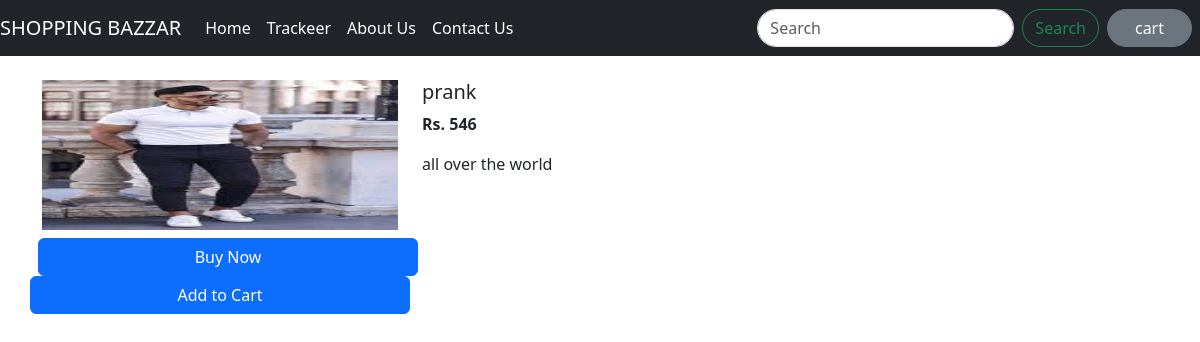
/shop/products/9, run on the app's committed database.
### shop/models.py (models this page shows, shortened)
class Product(models.Model):
    Product_id=models.AutoField
    Product_name=models.CharField(max_length=50)
    category=models.CharField(max_length=50,default="")
    subcategory=models.CharField(max_length=50,default=0)
    price=models.IntegerField(default=0)
    dsc=models.CharField(max_length=1000)
    pub_date=models.DateField()
    image=models.ImageField(upload_to='shop/images',default="")

### shop/views.py (the view)
# urls.py: path('products/<int:myid>',views.products,name='ProductView'),
def products(request,myid):
    product=Product.objects.filter(id=myid)
    return render(request,'shop/productView.html',{'product':product[0]})

### shop/templates/shop/productView.html (shortened to what this page needs)
{% extends 'shop/basic.html' %}
{% block body %}
<div class="container my-4">
    <div class="row">
        <div class="col-md-4">
            <div class="row">
                <img src="/media/{{product.image}}" width="220px" height="150px">
            </div>
            <div class="row my-2">
                <button class="btn btn-primary mx-2">Buy Now</button>
                <button class="btn btn-primary">Add to Cart</button>
            </div>
        </div>
        <div class="col-md-8">
            <h5>{{product.Product_name}}</h5>
            <p><b>Rs. {{product.price}}</b></p>
            <p>{{product.dsc}}</p>
        </div>
    </div>
</div>
{% endblock %}

### data on the page
Product: image (picture), Product_name "prank", price "546", dsc "all over the world"
